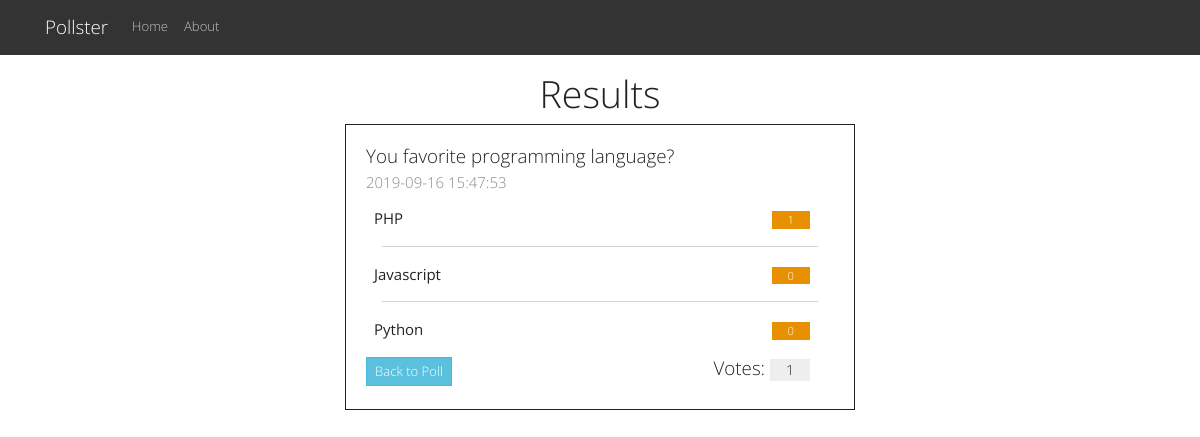
Screenshot of /polls/results/1 with the database file from the repository.
### tables this page shows
CREATE TABLE `poll` (
  `id` int(11) NOT NULL,
  `title` varchar(100) NOT NULL,
  `q1` varchar(50) NOT NULL,
  `q2` varchar(50) NOT NULL,
  `q3` varchar(50) NOT NULL,
  `admin_id` int(10) NOT NULL,
  `created_at` datetime NOT NULL DEFAULT CURRENT_TIMESTAMP
);

CREATE TABLE `poll_votes` (
  `poll_id` int(11) NOT NULL,
  `q1_v` int(11) NOT NULL,
  `q2_v` int(11) NOT NULL,
  `q3_v` int(11) NOT NULL
);

### app/controllers/Polls.php (called while the page is built, shortened)
<?php
  class Polls extends Controller {
    public function __construct(){
      $this->pollModel = $this->model('Poll');
    }
    public function results($id){
      $result = $this->pollModel->getPollResultById($id);
      $data = [
        'result' => $result,
      ];
      $this->view('polls/result', $data);
    }
  }

### app/libraries/Core.php (called while the page is built, shortened)
<?php
  class Core {
    protected $currentMethod = 'index';
    public function __construct(){
      $url = $this->getUrl();
      if(file_exists('../app/controllers/' . ucwords($url[0]). '.php')){
        unset($url[0]);
      }
      $this->currentController = new $this->currentController;
      if(isset($url[1])){
        if(method_exists($this->currentController, $url[1])){
          $this->currentMethod = $url[1];
          unset($url[1]);
        }
      }
      $this->params = $url ? array_values($url) : [];
      call_user_func_array([$this->currentController, $this->currentMethod], $this->params);
    }
    public function getUrl(){
      if(isset($_GET['url'])){
        $url = rtrim($_GET['url'], '/');
        $url = filter_var($url, FILTER_SANITIZE_URL);
        $url = explode('/', $url);
        return $url;
      }
    }
  }

### public/index.php (called while the page is built, shortened)
<?php
  $init = new Core;

### app/libraries/Database.php (called while the page is built, shortened)
<?php
  class Database {
    private $host = DB_HOST;
    private $user = DB_USER;
    private $pass = DB_PASS;
    private $dbname = DB_NAME;
    private $dbh;
    private $stmt;
    public function __construct(){
      $dsn = 'mysql:host=' . $this->host . ';dbname=' . $this->dbname;
      $options = array(
        PDO::ATTR_PERSISTENT => true,
        PDO::ATTR_ERRMODE => PDO::ERRMODE_EXCEPTION
      );
      try{
        $this->dbh = new PDO($dsn, $this->user, $this->pass, $options);
      } catch(PDOException $e){
        $this->error = $e->getMessage();
        echo $this->error;
      }
    }
    public function query($sql){
      $this->stmt = $this->dbh->prepare($sql);
    }
    public function bind($param, $value, $type = null){
      if(is_null($type)){
        switch(true){
          default:
            $type = PDO::PARAM_STR;
        }
      }
      $this->stmt->bindValue($param, $value, $type);
    }
    public function execute(){
      return $this->stmt->execute();
    }
    public function single(){
      $this->execute();
      return $this->stmt->fetch(PDO::FETCH_OBJ);
    }
  }

### app/models/Poll.php (called while the page is built, shortened)
<?php
  class Poll {
    private $db;
    public function __construct(){
      $this->db = new Database;
    }
     public function getPollResultById($id){
        $this->db->query('SELECT *
                          FROM poll
                          INNER JOIN poll_votes
                          ON poll.id = poll_votes.poll_id
                          WHERE poll.id = :id');
        $this->db->bind(':id', $id);
        $row = $this->db->single();
        return $row;
    }
}

### app/views/polls/result.php (the view, shortened to what this page needs)
<?php
 $votes_sum = $data['result']->q1_v + $data['result']->q2_v + $data['result']->q3_v;
?>
 <?php require APPROOT . '/views/inc/header.php'; ?>
  <div class="container">
      <h1 class="text-center">Results</h1>
      <div class="col-md-6 offset-md-3 mb-3">
        <div class="card border-dark">
          <div class="card-body">
            <h5 class="card-title"><?php echo $data['result']->title; ?></h5>
            <h6 class="card-subtitle mb-2 text-muted"><?php echo $data['result']->created_at; ?></h6>
            <p class="card-text">
            <div class="d-flex justify-content-between">
              <div class="ml-2"> <?php echo $data['result']->q1; ?></div>
              <div class="mr-4"><span class="badge badge-warning text-right">
                <?php echo $data['result']->q1_v; ?></span>
              </div>
            </div>
            </p>
           <div class="hr"></div>
            <p class="card-text">
             <div class="d-flex justify-content-between">
             <div class="ml-2"><?php echo $data['result']->q2; ?></div>
              <div class="mr-4"><span class="badge badge-warning pull-right"><?php echo $data['result']->q2_v; ?></span></div>
              </div>
            </p>
            <div class="hr"></div>
            <p class="card-text">
             <div class="d-flex justify-content-between">
             <div class="ml-2"><?php echo $data['result']->q3; ?></div>
            <div class="mr-4"><span class="badge badge-warning pull-right"><?php echo $data['result']->q3_v; ?></span></div>
              </div>
            </p>
            <div class="d-flex justify-content-between">
            <div>
             <div><a href="<?php echo URLROOT; ?>/polls/home" class="btn btn-info btn-sm">Back to Poll</a></div>
            </div>
              <h5 class="mr-4">Votes: <span class="badge badge-secondary">
                <?php print_r($votes_sum); ?></span>
              </h5>
            </div>
          </div>
        </div>
      </div>
    </div>
<?php require APPROOT . '/views/inc/footer.php'; ?>

### public/css/style.css (style rules this page uses)
.hr { width: auto; height: 1px; background: lightgray; margin-bottom: 10px; margin: 1rem; }

### rows the page displays
poll: title "You favorite programming language?", created_at "2019-09-16 15:47:53", q1 "PHP", poll_votes.q1_v "1", q2 "Javascript", poll_votes.q2_v "0", q3 "Python", poll_votes.q3_v "0"

### other values shown
SITENAME "Pollster"
